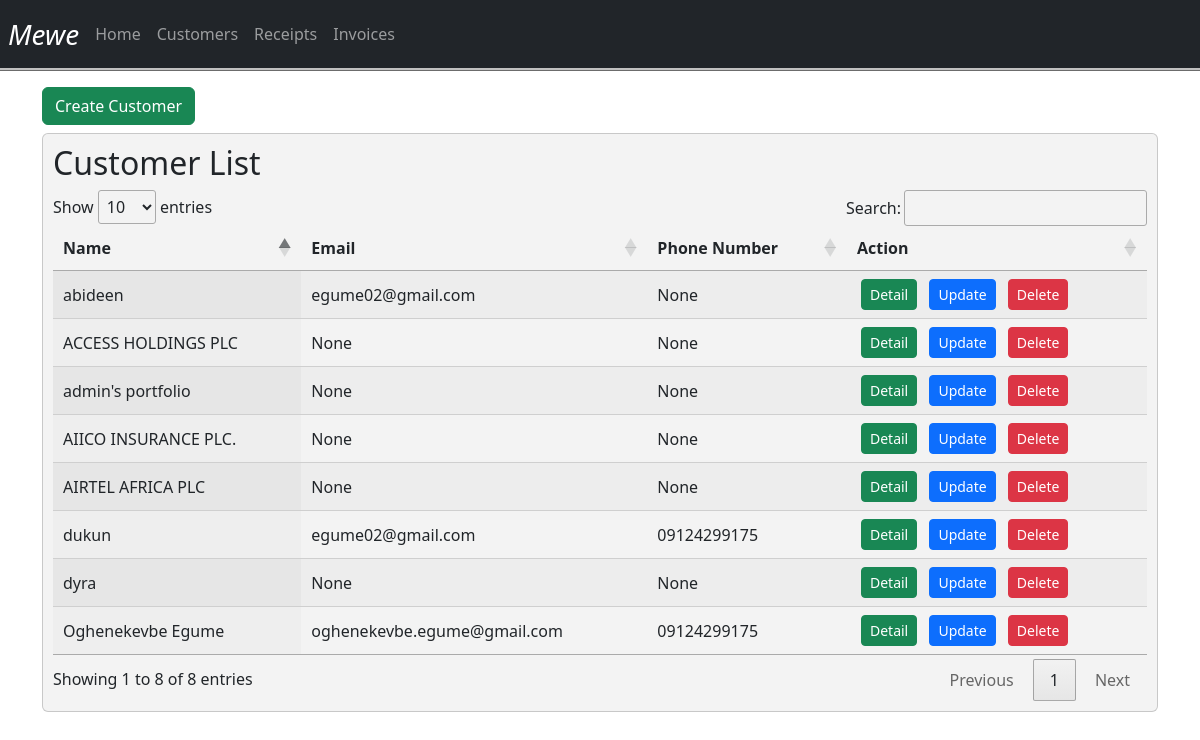
The page /customers/ (signed in) on the database its author committed.
### customerinvoices/models.py (models this page shows, shortened)
class Customer(models.Model):
    user = models.ForeignKey(User, on_delete=models.CASCADE)
    name = models.CharField(max_length=50)
    email_address = models.EmailField(max_length=254, null=True, blank=True)
    phone_number = models.CharField(max_length=50, null=True, blank=True)

### customerinvoices/views.py (the view)
# urls.py: path('customers/', CustomerListView.as_view(), name='customer_list'),
class CustomerListView(LoginRequiredMixin,ListView):
    model = Customer
    template_name = 'customer_list.html'

### customerinvoices/templates/customer_list.html (shortened to what this page needs)
{% extends 'base.html' %}
{% block content %}
<a href="{% url 'customer_create' %}" class="btn btn-success mb-2">Create Customer</a>
<div class="card">
<h2>Customer List</h2>
<table id="customerTable" class="display">
  <thead>
    <tr>
      <th>Name</th>
      <th>Email</th>
      <th>Phone Number</th>
      <th>Action</th>
    </tr>
  </thead>
  <tbody>
    {% for customer in object_list %}
    {% if user.id == customer.user.id %}
    <tr>
      <td>
        {{ customer.name }}
      </td>
      <td>
        {{ customer.email_address }}
      </td>
      <td>
        {{ customer.phone_number }}
      </td>
      <td>
        <a href="{% url 'customer_detail' pk=customer.pk %}" class="btn btn-success btn-sm mx-1">Detail</a>
        <a href="{% url 'customer_update' pk=customer.pk %}" class="btn btn-primary btn-sm mx-1">Update</a>
        <a href="{% url 'customer_delete' pk=customer.pk %}" class="btn btn-danger btn-sm mx-1">Delete</a>
      </td>
    </tr>
    {% endif %}
    {% endfor %}
  </tbody>
</table>
</div>
{% endblock %}

### customerinvoices/templates/base.html (shortened to what this page needs)
{% load static %}
<!DOCTYPE html>
<html lang="en">
<head>
    <link rel="stylesheet" href="{% static 'css/bootstrap.min.css' %} ">
  <link rel="stylesheet" href="{% static 'css/style.css' %}">
  <link rel="stylesheet" href="https://cdn.datatables.net/1.13.7/css/jquery.dataTables.min.css">
</head>
<body>
  <nav class="navbar navbar-expand-lg navbar-dark bg-dark">
    <a class="navbar-brand mx-2 fs-3" href="#"><em>Mewe</em></a>
    <div class="collapse navbar-collapse" id="navbarNav">
      <ul class="navbar-nav">
        <li class="nav-item active">
          <a class="nav-link" href="{% url 'welcome' %}">Home</a>
        </li>
        <li class="nav-item">
          <a class="nav-link" href="{% url 'customer_list' %}">Customers</a>
        </li>
        <li class="nav-item">
          <a class="nav-link" href="{% url 'receipt_list' %}">Receipts</a>
        </li>
        <li class="nav-item">
          <a class="nav-link" href="{% url 'invoice_list' %}">Invoices</a>
        </li>
      </ul>
    </div>
  </nav>
  <div class="container mt-3 mb-5">
    <div class="row">
      <div class="col">
        {% block content %}{% endblock %}
      </div>
    </div>
  </div>
</body>
</html>

### static/css/style.css (style rules this page uses)
body { background: linear-gradient(rgba(255, 255, 255, 0.3), rgba(255, 255, 255, 0.3)), url('https://images.pexels.com/photos/4173174/pexels-photo-4173174.jpeg?auto=compress&cs=tinysrgb&w=600'); background-repeat: no-repeat; background-size: cover; }
.card { background-color: rgba(225, 225, 225, 0.4) !important; padding: 10px !important; }
.navbar { border-bottom: 3px !important; border-bottom-style: ridge !important; border-bottom-color: silver !important; }

### rows shown on the page
Customer: name "abideen", email_address "egume02@gmail.com", phone_number "None"
Customer: name "Oghenekevbe Egume", email_address "oghenekevbe.egume@gmail.com", phone_number "09124299175"
Customer: name "AIRTEL AFRICA PLC", email_address "None", phone_number "None"
Customer: name "ACCESS HOLDINGS PLC", email_address "None", phone_number "None"
Customer: name "AIICO INSURANCE PLC.", email_address "None", phone_number "None"
Customer: name "admin's portfolio", email_address "None", phone_number "None"
Customer: name "dyra", email_address "None", phone_number "None"
Customer: name "dukun", email_address "egume02@gmail.com", phone_number "09124299175"
